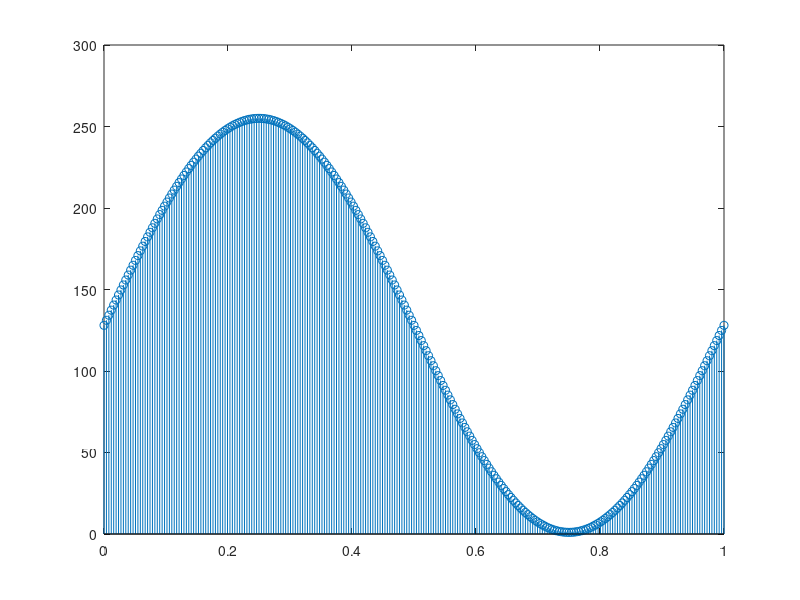

Source code (MATLAB): (Note: this script raises an error after producing the figure.)
f = 1;
t = 0: 1/256: 1;
y = (127*sin(2*pi*f*t)) + 128;
%plot(t,y);
stem(t,y);
data = round(y);
writematrix(data,"sin.csv",'Delimiter',",");




